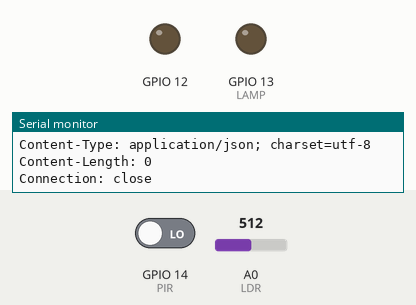
This sketch was run on a simulated ESP8266 (NodeMCU). On the bench: output pins drawn as LEDs (lit = HIGH), the last lines printed to the serial monitor. Inputs (shaded band) come from the test bench; at power-on: GPIO 14 (PIR) LOW, A0 (LDR) = 512. Uploads are accepted with an empty reply.

Above: at 2.7 s.
2.8 s: GPIO 14 (PIR) driven HIGH
At 4.5 s:
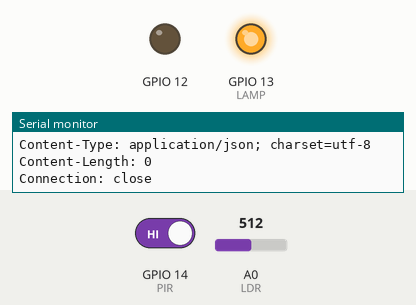
5.5 s: GPIO 14 (PIR) driven LOW
At 7.8 s:
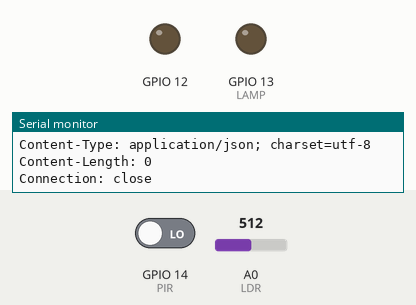
Timing chart, 0 to 9.3 s (numbered marks = the images above; inputs shaded):
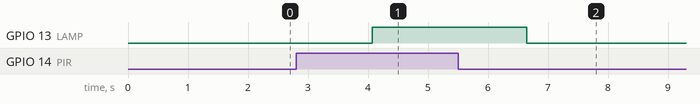

The sketch:

PIR_AND_LDR.ino
```cpp
//This Program is for Accessing LDR and PIR sensor Data and Uploading it to UBIDOTS
#include "UbidotsMicroESP8266.h"

#define TOKEN  "your Ubidots TOKEN"  // Put here your Ubidots TOKEN
#define ID_1 "your variable ID here" // Put your variable ID here
//#define ID_2 "Your_variable_ID_here" // Put your variable ID here
#define WIFISSID "your Wi-Fi SSID" // Put here your Wi-Fi SSID
#define PASSWORD "your Wi-Fi password" // Put here your Wi-Fi password

#define LAMP  13  // choose the pin for the RELAY
#define PIR 14   // choose the input pin (for PIR sensor)

Ubidots client(TOKEN);
int value1;
void setup()
{
    Serial.begin(115200);
    client.wifiConnection(WIFISSID, PASSWORD);

    pinMode(12,OUTPUT);

Serial.begin(115200);
  pinMode(LAMP, OUTPUT); // declare lamp as output
  pinMode(PIR,INPUT); // declare sensor as input
}
void loop()
{


  int value_ldr = analogRead(A0); // read LDR value
  int value_pir = digitalRead(PIR); // read input value
  Serial.println(value_pir);
  //Serial.print(value_pir);
  float detect= (value_ldr*3.3)/1024;
  Serial.println(detect);


if ((detect <= 2.20)&& ( value_pir==1))
 {
       digitalWrite(LAMP,HIGH);  // Turn ON the light
       //delay(6000);
    value1 = 1;
    client.add(ID_1, value1);
    client.sendAll(false);
    delay(1000);
}
else {
     digitalWrite(LAMP,LOW); // Turn OFF the ligh
  value1 = 0;
    client.add(ID_1, value1);
    client.sendAll(false);
    delay(1000);
}


}
```

UbidotsMicroESP8266.h
```cpp
// (licence header left out)
#ifndef _UbidotsMicroESP8266_H_
#define _UbidotsMicroESP8266_H_
#endif

#include <ESP8266WiFi.h>
#include "WiFiUdp.h"

#ifndef TIME_SERVER
#define TIME_SERVER "pool.ntp.org"
#endif

#ifndef SERVER
#define SERVER "translate.ubidots.com"
#endif
#ifndef PORT
#define PORT 9012
#endif

#ifndef HTTPSERVER
#define HTTPSERVER "things.ubidots.com"
#endif
#ifndef HTTPPORT
#define HTTPPORT 80
#endif

#ifndef USER_AGENT
#define USER_AGENT "UbidotsESP8266"
#endif
#ifndef VERSION
#define VERSION "1.3"
#endif
#ifndef DEFAULT_DEVICE_NAME
#define DEFAULT_DEVICE_NAME "ESP8266"
#endif

const float ERROR_VALUE = -3.4028235E+8;

typedef struct Value {
  char  *id;
  char *context;
  float value_id;
  unsigned long timestamp;
} Value;

class Ubidots {
 public:
    Ubidots(char* token, char* server = SERVER);
    bool sendAll(bool type = false);
    bool sendHTTP();
    bool sendTLATE();
    float getValue(char *id);
    float getValueUDP(char *id);
    float getValueWithDevice(char* dsLabel, char* varLabel);
    long getVarTimestamp(char* id);
    char* getVarContext(char* id);
    void add(char *variable_id, float value);
    void add(char *variable_id, float value, char *ctext);
    void add(char *variable_id, float value, unsigned long timestamp);
    void add(char *variable_id, float value, char *ctext, unsigned long timestamp);
    void setDebug(bool debug);
    bool wifiConnection(char *ssid, char *pass);
    void setDataSourceName(char* dataSoruceName);
    void setDataSourceLabel(char* dataSoruceLabel);
    unsigned long ntpUnixTime ();

 private:
    void idAsMac();
    bool _debug = false;
    char* _token;
    char* _server;
    char* _dsName;
    char* _idName;
    char* _espID = (char *) malloc(sizeof(char) * 100);
    char* _context = (char *) malloc(sizeof(char) * 100);
    uint8_t maxValues;
    uint8_t currentValue;
    Value * val;
    float parseValue(String body);
    WiFiClient _client;
    WiFiUDP udp;
};
```

Measured:
- after the input at 2.8 s, GPIO 13 (LAMP): LOW → HIGH after 1.3 s
- after the input at 5.5 s, GPIO 13 (LAMP): HIGH → LOW after 1.1 s
